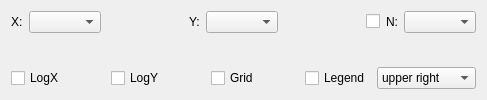
       <widget class="QWidget" name="specPlotTab">
        <attribute name="title">
         <string>SpecPlot</string>
        </attribute>
        <layout class="QVBoxLayout" name="verticalLayout_6">
         <item>
          <layout class="QHBoxLayout" name="horizontalLayout_10">
           <item>
            <widget class="QLabel" name="spXLabel">
             <property name="text">
              <string>X:</string>
             </property>
            </widget>
           </item>
           <item>
            <widget class="QComboBox" name="spXComboBox"/>
           </item>
           <item>
            <spacer name="horizontalSpacer_3">
             <property name="orientation">
              <enum>Qt::Horizontal</enum>
             </property>
             <property name="sizeHint" stdset="0">
              <size>
               <width>40</width>
               <height>20</height>
              </size>
             </property>
            </spacer>
           </item>
           <item>
            <widget class="QLabel" name="spYLabel">
             <property name="text">
              <string>Y:</string>
             </property>
            </widget>
           </item>
           <item>
            <widget class="QComboBox" name="spYComboBox"/>
           </item>
           <item>
            <spacer name="horizontalSpacer_4">
             <property name="orientation">
              <enum>Qt::Horizontal</enum>
             </property>
             <property name="sizeHint" stdset="0">
              <size>
               <width>40</width>
               <height>20</height>
              </size>
             </property>
            </spacer>
           </item>
           <item>
            <widget class="QCheckBox" name="spNCheckBox">
             <property name="text">
              <string/>
             </property>
            </widget>
           </item>
           <item>
            <widget class="QLabel" name="spNLabel">
             <property name="text">
              <string>N:</string>
             </property>
            </widget>
           </item>
           <item>
            <widget class="QComboBox" name="spNComboBox"/>
           </item>
          </layout>
         </item>
         <item>
          <widget class="MplWidget" name="specPlotMplWidget" native="true">
           <property name="sizePolicy">
            <sizepolicy hsizetype="Expanding" vsizetype="Expanding">
             <horstretch>0</horstretch>
             <verstretch>0</verstretch>
            </sizepolicy>
           </property>
          </widget>
         </item>
         <item>
          <layout class="QHBoxLayout" name="horizontalLayout_8">
           <item>
            <widget class="QCheckBox" name="spLogXCheckBox">
             <property name="text">
              <string>LogX</string>
             </property>
            </widget>
           </item>
           <item>
            <spacer name="horizontalSpacer_5">
             <property name="orientation">
              <enum>Qt::Horizontal</enum>
             </property>
             <property name="sizeHint" stdset="0">
              <size>
               <width>40</width>
               <height>20</height>
              </size>
             </property>
            </spacer>
           </item>
           <item>
            <widget class="QCheckBox" name="spLogYCheckBox">
             <property name="text">
              <string>LogY</string>
             </property>
            </widget>
           </item>
           <item>
            <spacer name="horizontalSpacer_7">
             <property name="orientation">
              <enum>Qt::Horizontal</enum>
             </property>
             <property name="sizeHint" stdset="0">
              <size>
               <width>40</width>
               <height>20</height>
              </size>
             </property>
            </spacer>
           </item>
           <item>
            <widget class="QCheckBox" name="spGridCheckBox">
             <property name="text">
              <string>Grid</string>
             </property>
            </widget>
           </item>
           <item>
            <spacer name="horizontalSpacer_6">
             <property name="orientation">
              <enum>Qt::Horizontal</enum>
             </property>
             <property name="sizeHint" stdset="0">
              <size>
               <width>40</width>
               <height>20</height>
              </size>
             </property>
            </spacer>
           </item>
           <item>
            <widget class="QCheckBox" name="spLegendCheckBox">
             <property name="text">
              <string>Legend</string>
             </property>
            </widget>
           </item>
           <item>
            <widget class="QComboBox" name="spLegendLocComboBox">
             <item>
              <property name="text">
               <string>upper right</string>
              </property>
             </item>
             <item>
              <property name="text">
               <string>upper left</string>
              </property>
             </item>
             <item>
              <property name="text">
               <string>lower right</string>
              </property>
             </item>
             <item>
              <property name="text">
               <string>lower right</string>
              </property>
             </item>
             <item>
              <property name="text">
               <string>right</string>
              </property>
             </item>
             <item>
              <property name="text">
               <string>center left</string>
              </property>
             </item>
             <item>
              <property name="text">
               <string>center right</string>
              </property>
             </item>
             <item>
              <property name="text">
               <string>lower center</string>
              </property>
             </item>
             <item>
              <property name="text">
               <string>upper center</string>
              </property>
             </item>
             <item>
              <property name="text">
               <string>center</string>
              </property>
             </item>
            </widget>
           </item>
          </layout>
         </item>
        </layout>
       </widget>
